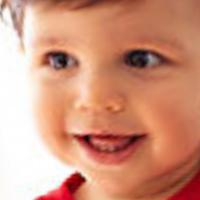
#> input picture CASE2/Faces/10045.jpg, 200 x 200 px; its folder holds only this picture in this run
$ jupyter execute --allow-errors CASE2_Anna.ipynb
#> lines starting #> are read from the running program, lines starting #| are printed output that depends on the picture
## Case 2.

[cell 1]
import matplotlib.pyplot as plt
import numpy as np
import pandas as pd
from pandas.plotting import scatter_matrix
from sklearn import tree
from sklearn.tree import DecisionTreeClassifier, DecisionTreeRegressor
from sklearn.preprocessing import OneHotEncoder
import scipy.linalg as lng # linear algebra from scipy library
from sklearn import preprocessing as preproc # load preprocessing function
from pathlib import Path
from PIL import Image

from sklearn.feature_selection import RFE
from sklearn.linear_model import RidgeCV, LassoCV, Ridge, Lasso
from sklearn.model_selection import train_test_split
from sklearn.model_selection import KFold
from sklearn.cluster import MiniBatchKMeans, KMeans
from sklearn.model_selection import GridSearchCV
from sklearn.neighbors import KNeighborsClassifier
from sklearn import decomposition
from sklearn import preprocessing
from pathlib import Path
import scipy.io
import os
from sklearn.decomposition import PCA

import warnings
warnings.filterwarnings("ignore")

[cell 2]
def rgb2gray(rgb):
    r, g, b = rgb[:,:,0], rgb[:,:,1], rgb[:,:,2]
    gray = 0.2989 * r + 0.5870 * g + 0.1140 * b
    return gray

#> (a cell that did not finish here is left out)

[cell 4]
data_paths = os.listdir('Faces')
n=len(data_paths)
p=200*200
X=np.zeros([n,p])

list_img=[]
# load images
for img in data_paths:
    list_img.append(img[:-4])

list_img.sort(key=int)

[cell 5]
for idx,el in enumerate(list_img):
    img=plt.imread('Faces/'+el+'.jpg')
#> img is the input picture: shape (200, 200, 3); mean R, G, B 209.2, 149.5, 126.1
    img2=rgb2gray(img)/255
#> in rgb2gray, `r, g, b = rgb[:,:,0], rgb[:,:,1], rgb[:,:,2]`:
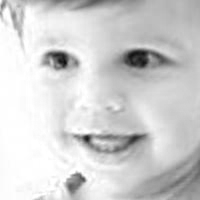
#> r: shape (200, 200); min 14, max 255, mean 209.2
#> in rgb2gray, `r, g, b = rgb[:,:,0], rgb[:,:,1], rgb[:,:,2]`:
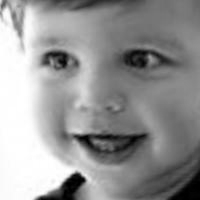
#> g: shape (200, 200); min 0, max 255, mean 149.5
#> in rgb2gray, `r, g, b = rgb[:,:,0], rgb[:,:,1], rgb[:,:,2]`:
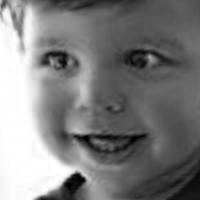
#> b: shape (200, 200); min 0, max 255, mean 126.1
#> in rgb2gray, `gray = 0.2989 * r + 0.5870 * g + 0.1140 * b`:
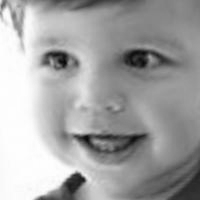
#> gray: shape (200, 200) float64; min 7.1, max 255, mean 164.7
    flatten=img2.flatten()
    X[idx]=flatten

[cell 6]
print('Number of observations:',X.shape[0])
print('Number of features:',X.shape[1])

[cell 7]
#show mean face and standard deviation
fig, ax = plt.subplots(nrows=1,ncols=2,figsize=(12,12))

ax[0].imshow(np.mean(X,axis=0).reshape(200,200), cmap='gray');
ax[0].set_axis_off(); ax[0].set_title('mean image',fontsize=10)

ax[1].imshow(np.std(X,axis=0).reshape(200,200), cmap='gray');
ax[1].set_axis_off(); ax[1].set_title('stdev image',fontsize=10)

plt.show()
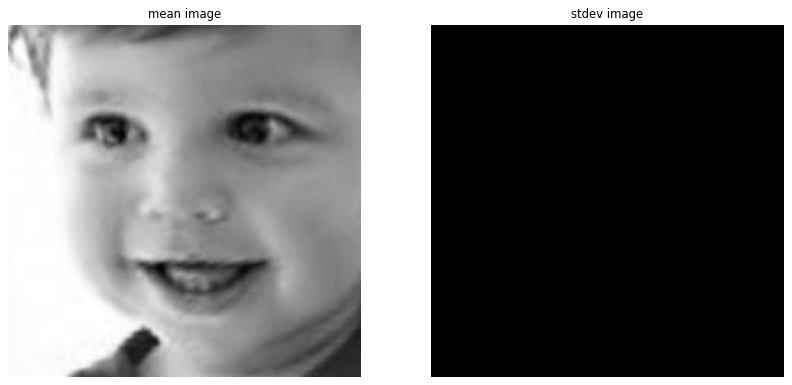
#> figure drawn by matplotlib, 2 panels

$ run again, on CASE2/Faces/11499.jpg
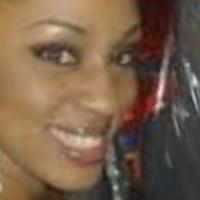
#> input picture CASE2/Faces/11499.jpg, 200 x 200 px
#> img is the input picture: shape (200, 200, 3); mean R, G, B 120.2, 95.6, 74.3
#> in rgb2gray, `r, g, b = rgb[:,:,0], rgb[:,:,1], rgb[:,:,2]`:
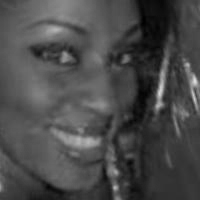
#> b: shape (200, 200); min 0, max 219, mean 74.3
#> `plt.show()`:
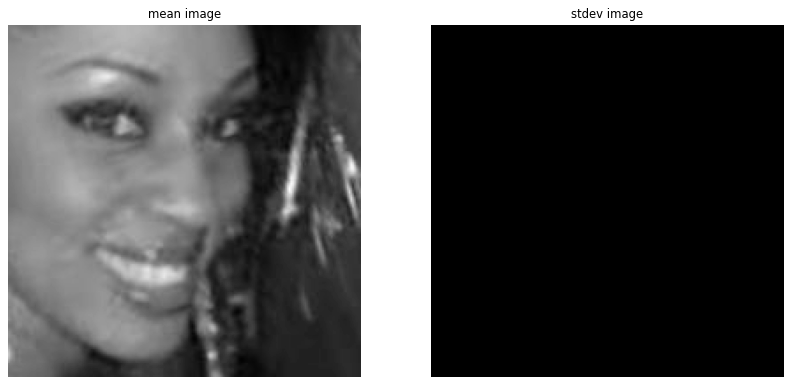
#> figure drawn by matplotlib, 2 panels

$ run again, on CASE2/Faces/1168.jpg
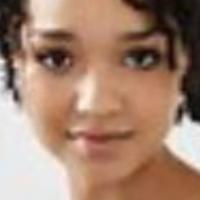
#> input picture CASE2/Faces/1168.jpg, 200 x 200 px
#> img is the input picture: shape (200, 200, 3); mean R, G, B 165, 131.5, 112.1
#> in rgb2gray, `r, g, b = rgb[:,:,0], rgb[:,:,1], rgb[:,:,2]`:
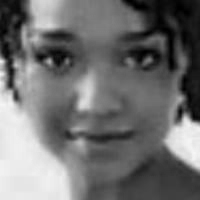
#> b: shape (200, 200); min 0, max 246, mean 112.1
#> `plt.show()`:
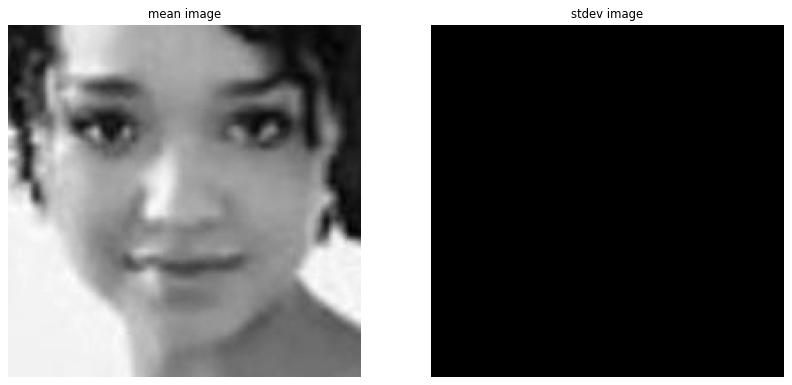
#> figure drawn by matplotlib, 2 panels

$ run again, on CASE2/Faces/11856.jpg
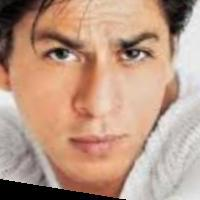
#> input picture CASE2/Faces/11856.jpg, 200 x 200 px
#> img is the input picture: shape (200, 200, 3); mean R, G, B 187.1, 153, 133.4
#> in rgb2gray, `r, g, b = rgb[:,:,0], rgb[:,:,1], rgb[:,:,2]`:
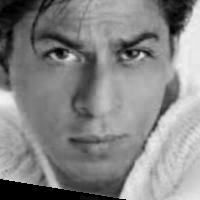
#> b: shape (200, 200); min 0, max 245, mean 133.4
#> `plt.show()`:
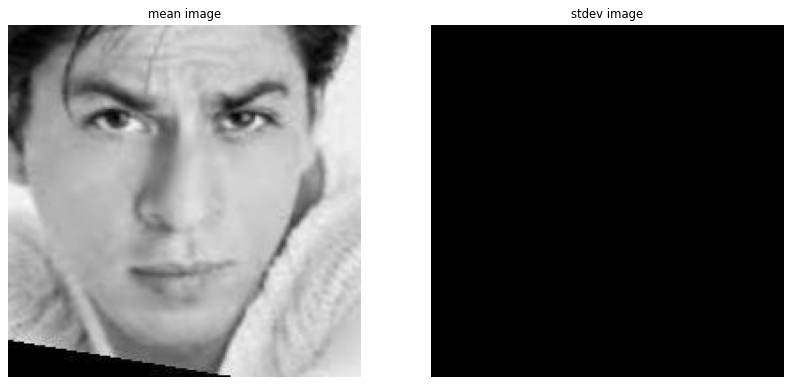
#> figure drawn by matplotlib, 2 panels
